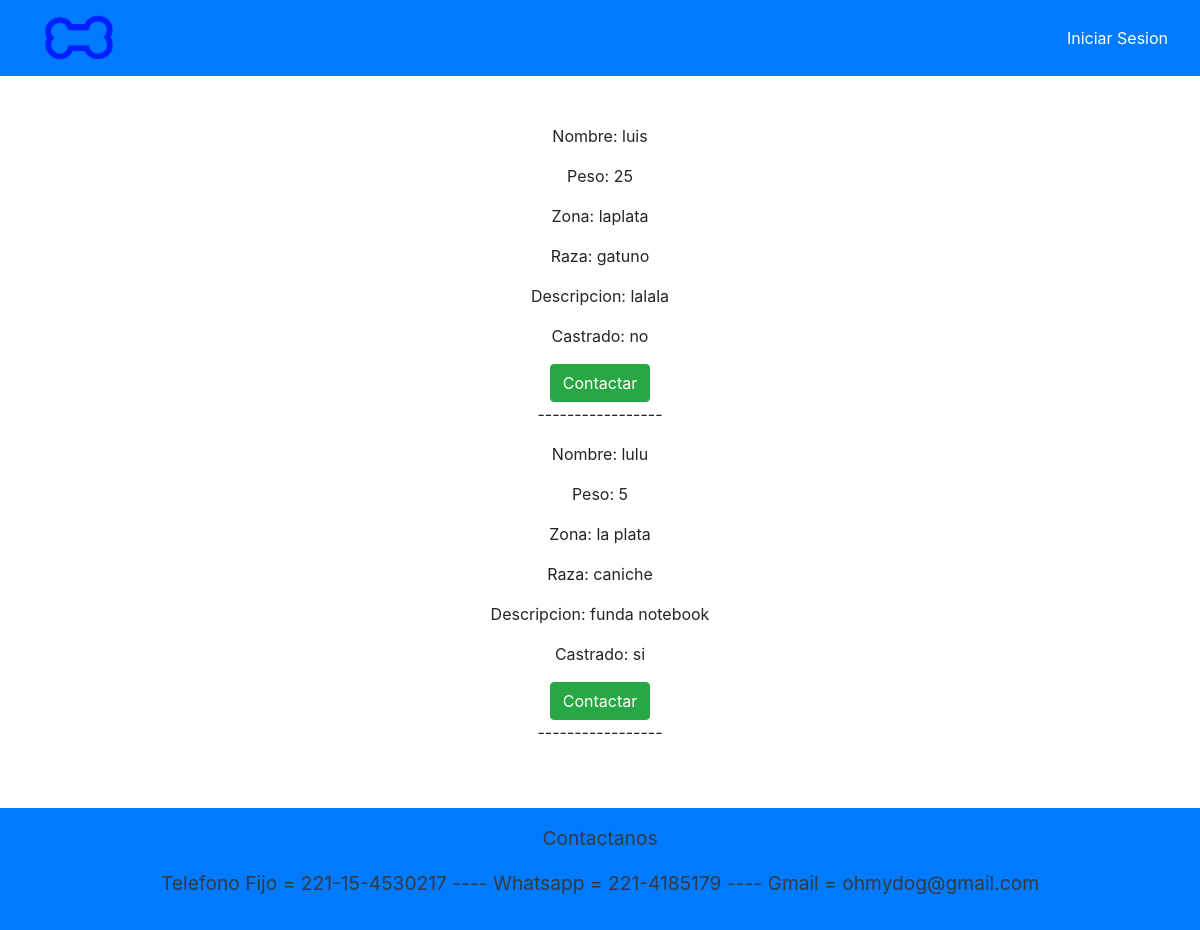
/ListarAdopciones, run on the app's committed database.
### APP/models.py (models this page shows, shortened)
class PerroAdopcion(models.Model):
    usuario = models.CharField(max_length=30)
    nombre = models.CharField(max_length=30)
    peso= models.IntegerField()
    raza= models.CharField(max_length=20)
    descripcion= models.CharField(max_length=30)
    zona= models.CharField(max_length=50)
    castrado = models.CharField(max_length=2)

### APP/views.py (the view)
# urls.py: path('ListarAdopciones',views.ListarAdopciones,name='ListarAdopciones'),
def ListarAdopciones(request):
    adop = PerroAdopcion.objects.all()
    context = {'context': adop,
               'usuario': usuario}
    return render(request, 'paginas/ListarAdopciones.html', context)

### APP/templates/paginas/ListarAdopciones.html (shortened to what this page needs)
{% extends 'paginas/base.html' %}
{% load static %}
{% block contenido %}
<div class="d-flex justify-content-center flex-column align-items-center">
    {% for c in context %}
        <p>Nombre: {{ c.nombre }}</p>
        <p>Peso: {{ c.peso }}</p>
        <p>Zona: {{ c.zona }}</p>
        <p>Raza: {{ c.raza }}</p>
        <p>Descripcion: {{ c.descripcion }}</p>
        <p>Castrado: {{ c.castrado }}</p>
        <a href="" class="btn btn-success">Contactar</a>
        <p>-----------------</p>
    {% endfor %}
</div>
{% endblock %}

### data on the page
PerroAdopcion: nombre "luis", peso "25", zona "laplata", raza "gatuno", descripcion "lalala", castrado "no"
PerroAdopcion: nombre "lulu", peso "5", zona "la plata", raza "caniche", descripcion "funda notebook", castrado "si"
